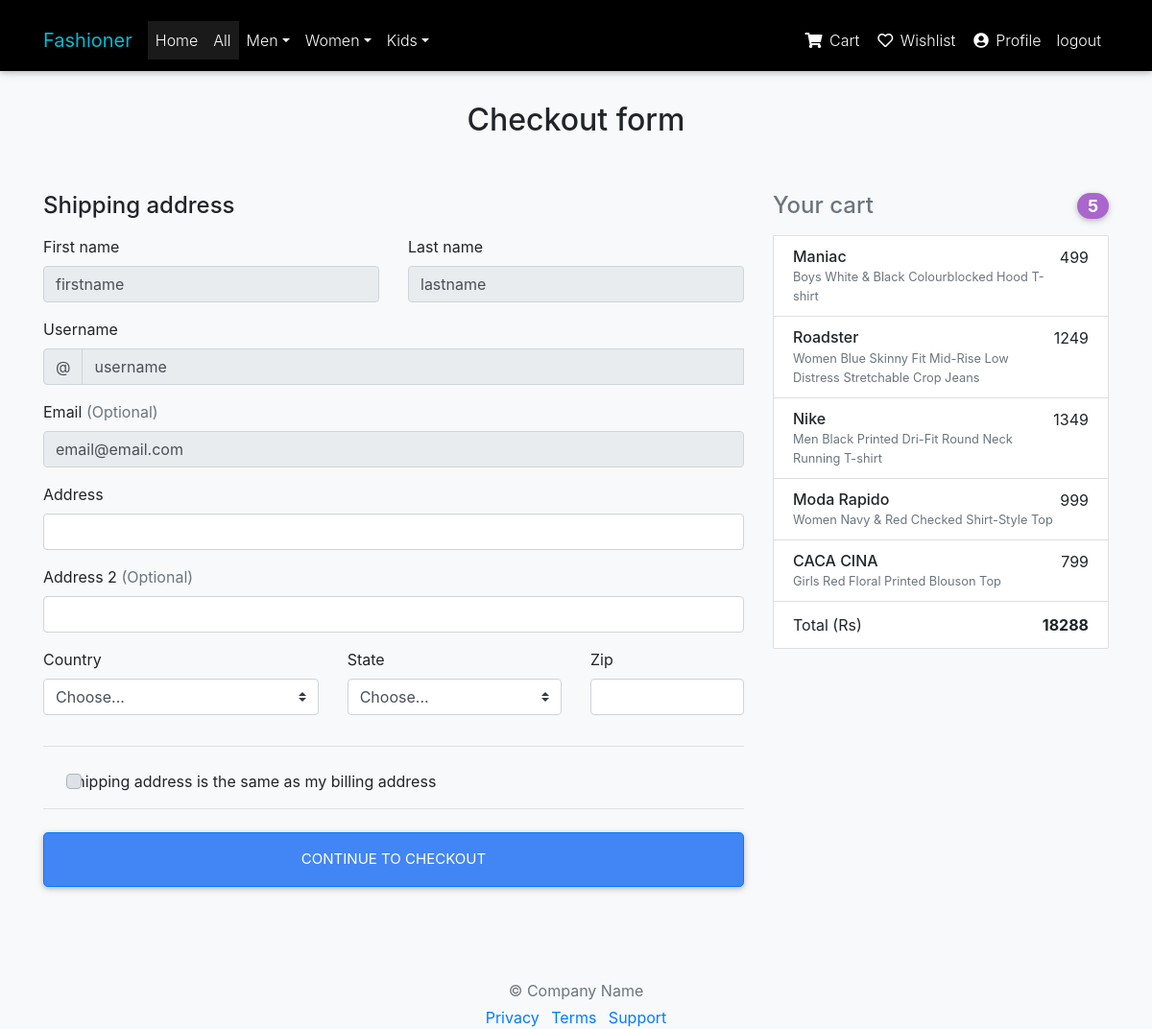
Screenshot of /home/cart/checkout (signed in) with the database file from the repository.
### FashionerMain/models.py (models this page shows)
class Cart(models.Model):
    user = models.ForeignKey(User, on_delete=models.DO_NOTHING)
    product = models.ForeignKey(Product, on_delete=models.DO_NOTHING)
    quantity = models.IntegerField(default=1)
    size = models.CharField(choices=SIZE_CHOISES, max_length=3, default="")
    price = models.IntegerField(default=0)
    ordered = models.BooleanField(default=False)

class Product(models.Model):
    product_name = models.CharField(max_length=100)
    tagline = models.CharField(max_length=100, default="")
    price = models.IntegerField(default=0)
    image1 = models.CharField(max_length = 1000, default="")
    image2 = models.CharField(max_length = 1000, default="")
    image3 = models.CharField(max_length = 1000, default="")
    category = models.ForeignKey(Category, on_delete=models.DO_NOTHING, default="")
    description = models.CharField(max_length = 1000, default="")
    sizes = MultiSelectField(choices = SIZE_CHOISES, default="")

### FashionerMain/views.py (the view)
# urls.py: path('cart/checkout', views.checkout, name='checkout'),
def checkout(request):
    user = request.user
    items = Cart.objects.filter(user = user)
    length = len(items)
    total = 0
    for item in items:
        if(item.ordered == False):
            total = total + item.price
    context = {
        'user': user,
        'items': items,
        'length': length,
        'total': total,
        'men': men,
        'women': women,
        'girls': girls,
        'boys': boys,
    }
    return render(request, "checkout-page.html", context)

### templates/checkout-page.html (shortened to what this page needs)
{% load static %}
<!DOCTYPE html>
<html lang="en"><head><meta http-equiv="Content-Type" content="text/html; charset=UTF-8">
    <link href="{% static 'Checkout example for Bootstrap_files/bootstrap.min.css'%}" rel="stylesheet">
    <link href="{% static 'Checkout example for Bootstrap_files/form-validation.css'%}" rel="stylesheet">
    <link rel="stylesheet" href="https://use.fontawesome.com/releases/v5.11.2/css/all.css">
    <link href="{% static 'css/bootstrap.min.css' %}" rel="stylesheet">
    <link href="{% static 'css/mdb.min.css' %}" rel="stylesheet">
    <link href="{% static 'css/style.min.css' %}" rel="stylesheet">
    </head>
  <body class="bg-light" data-new-gr-c-s-check-loaded="14.997.0" data-gr-ext-installed="">
    {% include "navbar.html" %}
    <div class="container">
    <br><br>
      <div class="py-5 text-center">
        <h2>Checkout form</h2>
      </div>
      <div class="row">
        <div class="col-md-4 order-md-2 mb-4">
          <h4 class="d-flex justify-content-between align-items-center mb-3">
            <span class="text-muted">Your cart</span>
            <span class="badge badge-secondary badge-pill">{{length}}</span>
          </h4>
          <ul class="list-group mb-3">
          {% for item in items %}
            <li class="list-group-item d-flex justify-content-between lh-condensed">
              <div>
                <h6 class="my-0">{{ item.product.product_name }}</h6>
                <small class="text-muted">{{ item.product.tagline }}</small>
              </div>
              <span class="my-0">{{ item.product.price }}</span>
            </li>
          {% endfor %}
            <li class="list-group-item d-flex justify-content-between">
              <span>Total (Rs)</span>
              <strong>{{ total }}</strong>
            </li>
          </ul>
        </div>
        <div class="col-md-8 order-md-1">
          <h4 class="mb-3">Shipping address</h4>
          <form class="needs-validation" novalidate="" action="placeorder" method="POST">
            <div class="row">
              <div class="col-md-6 mb-3">
                <label for="firstName">First name</label>
                <input type="text" class="form-control" id="firstName" placeholder="" value="{{ user.first_name }}" disabled>
              </div>
              <div class="col-md-6 mb-3">
                <label for="lastName">Last name</label>
                <input type="text" class="form-control" id="lastName" placeholder="" value="{{ user.last_name }}" disabled>
              </div>
            </div>
            <div class="mb-3">
              <label for="username">Username</label>
              <div class="input-group">
                <div class="input-group-prepend">
                  <span class="input-group-text">@</span>
                </div>
                <input type="text" class="form-control" id="username" placeholder="Username" value="{{ user.username }}" disabled>
              </div>
            </div>
            <div class="mb-3">
              <label for="email">Email <span class="text-muted">(Optional)</span></label>
              <input type="email" class="form-control" id="email" name="email" placeholder="" value="{{ user.email }}" disabled>
            </div>
            <div class="mb-3">
              <label for="address">Address</label>
              <input type="text" class="form-control" id="address" name="address" placeholder="" required>
            </div>
            <div class="mb-3">
              <label for="address2">Address 2 <span class="text-muted">(Optional)</span></label>
              <input type="text" class="form-control" id="address2" name="address2" placeholder="">
            </div>
            <div class="row">
              <div class="col-md-5 mb-3">
                <label for="country">Country</label>
                <select class="custom-select d-block w-100" id="country" name="country" required>
                  <option value="">Choose...</option>
                </select>
              </div>
              <div class="col-md-4 mb-3">
                <label for="state">State</label>
                <select class="custom-select d-block w-100" id="state" name="state" required>
                  <option value="">Choose...</option>
                </select>
              </div>
              <div class="col-md-3 mb-3">
                <label for="zip">Zip</label>
                <input type="text" class="form-control" id="zip" name="pincode" required>
              </div>
            </div>
            <hr class="mb-4">
            <div class="custom-control custom-checkbox">
              <label class="custom-control-label" for="same-address">Shipping address is the same as my billing address</label>
            </div>
            <hr class="mb-4">
            <button class="btn btn-primary btn-lg btn-block" type="submit">Continue to checkout</button>
          </form>
        </div>
      </div>
      <footer class="my-5 pt-5 text-muted text-center text-small">
        <p class="mb-1">© Company Name</p>
        <ul class="list-inline">
          <li class="list-inline-item"><a href="https://getbootstrap.com/docs/4.0/examples/checkout/#">Privacy</a></li>
          <li class="list-inline-item"><a href="https://getbootstrap.com/docs/4.0/examples/checkout/#">Terms</a></li>
          <li class="list-inline-item"><a href="https://getbootstrap.com/docs/4.0/examples/checkout/#">Support</a></li>
        </ul>
      </footer>
    </div>
</body></html>

### templates/checkout-page.html (style rules this page uses)
.container { margin-top: 10px; }
html, body, header, .carousel { height: 60vh; }

### rows the page displays
Cart: product.product_name "Maniac", product.tagline "Boys White & Black Colourblocked Hood T-shirt", product.price "499"
Cart: product.product_name "Roadster", product.tagline "Women Blue Skinny Fit Mid-Rise Low Distress Stretchable Crop Jeans", product.price "1249"
Cart: product.product_name "Nike", product.tagline "Men Black Printed Dri-Fit Round Neck Running T-shirt", product.price "1349"
Cart: product.product_name "Moda Rapido", product.tagline "Women Navy & Red Checked Shirt-Style Top", product.price "999"
Cart: product.product_name "CACA CINA", product.tagline "Girls Red Floral Printed Blouson Top", product.price "799"

### other values shown
{{ length }} "5"
{{ total }} "18288"
